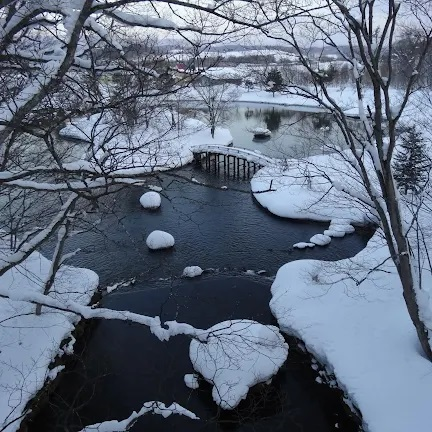
#> input picture OPENCV_ROC/IMG_01.png, 432 x 432 px
$ python '3-4-4(邊緣偵測).py'
#> lines starting #> are read from the running program, lines starting #| are printed output that depends on the picture
import cv2
import numpy as np

m1=cv2.imread("IMG_01.png",1)
#> m1 is the input picture: shape (432, 432, 3); mean B, G, R 124.8, 107.1, 95.6
cv2.imshow("Image 1 Resource",m1)

m1=cv2.Canny(m1,100,150)
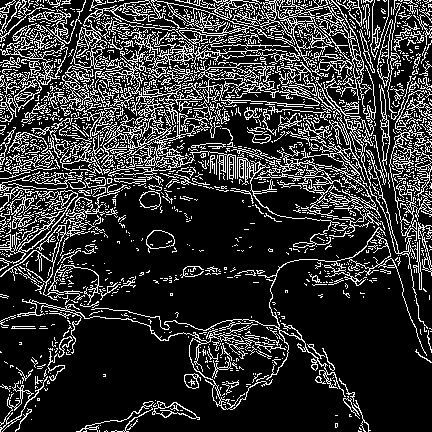
#> m1: shape (432, 432); 20.3% white in thin lines or dots
cv2.imshow("Image 1 Change",m1)

cv2.waitKey(0)
cv2.destroyAllWindows()

$ run again, with OPENCV_ROC/Tank_01.png copied over OPENCV_ROC/IMG_01.png
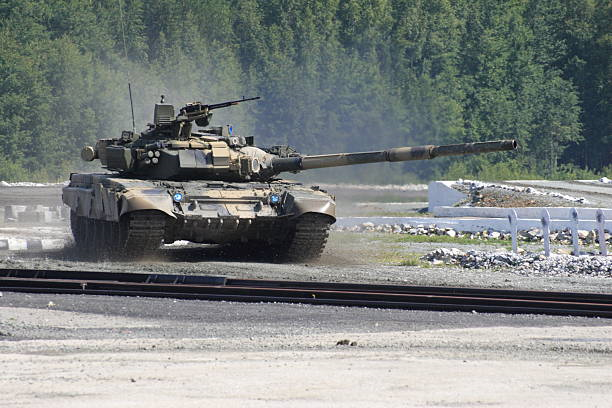
#> input picture OPENCV_ROC/Tank_01.png, 612 x 408 px
#> m1 is the input picture: shape (408, 612, 3); mean B, G, R 129, 130.9, 125.8
#> `m1=cv2.Canny(m1,100,150)`:
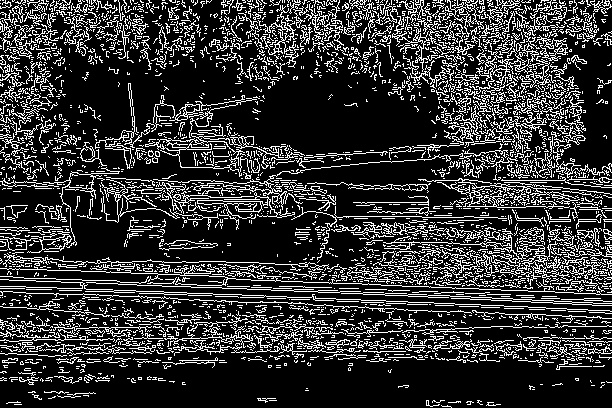
#> m1: shape (408, 612); 20.4% white in thin lines or dots
